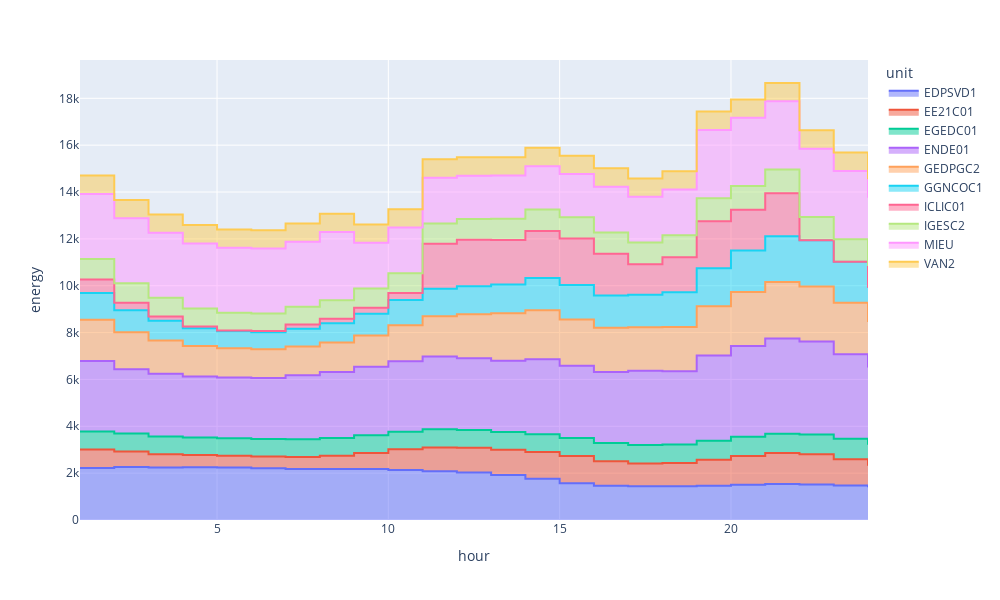

Notebook code cell kept with this figure:
### Code cell
fig = px.area(df_result, x='hour', y='energy', color='unit', line_shape='hv', width=1000, height=600)
fig.update_layout(hovermode='x unified')

### Figure 1 — Plotly figure (JSON) as saved in the notebook; plotly's stock layout.template omitted (floating-point values rounded to 4 significant figures)
{"data": [{"fillpattern": {"shape": ""}, "hovertemplate": "unit=EDPSVD1<br>hour=%{x}<br>energy=%{y}<extra></extra>", "legendgroup": "EDPSVD1", "line": {"color": "#636efa", "shape": "hv"}, "marker": {"symbol": "circle"}, "mode": "lines", "name": "EDPSVD1", "orientation": "v", "showlegend": true, "stackgroup": "1", "type": "scatter", "x": [1, 2, 3, 4, 5, 6, 7, 8, 9, 10, 11, 12, 13, 14, 15, 16, 17, 18, 19, 20, 21, 22, 23, 24], "xaxis": "x", "y": [2222.0, 2267.0, 2237.0, 2249.0, 2239, 2207.0, 2174.0, 2179.0, 2175.0, 2135.0, 2084.0, 2030.0, 1925.0, 1761.0, 1572.0, 1462.0, 1438.0, 1441.0, 1458.0, 1500.0, 1536.0, 1515, 1474.0, 1396.0], "yaxis": "y"}, {"fillpattern": {"shape": ""}, "hovertemplate": "unit=EE21C01<br>hour=%{x}<br>energy=%{y}<extra></extra>", "legendgroup": "EE21C01", "line": {"color": "#EF553B", "shape": "hv"}, "marker": {"symbol": "circle"}, "mode": "lines", "name": "EE21C01", "orientation": "v", "showlegend": true, "stackgroup": "1", "type": "scatter", "x": [1, 2, 3, 4, 5, 6, 7, 8, 9, 10, 11, 12, 13, 14, 15, 16, 17, 18, 19, 20, 21, 22, 23, 24], "xaxis": "x", "y": [790, 661.8, 575.2, 527.4, 504.7, 499.3, 518.9, 563, 684, 882.1, 1014, 1053.0, 1070.0, 1142, 1161.0, 1047.0, 973.5, 989.1, 1116.0, 1236, 1325.0, 1294.0, 1120.0, 923.7], "yaxis": "y"}, {"fillpattern": {"shape": ""}, "hovertemplate": "unit=EGEDC01<br>hour=%{x}<br>energy=%{y}<extra></extra>", "legendgroup": "EGEDC01", "line": {"color": "#00cc96", "shape": "hv"}, "marker": {"symbol": "circle"}, "mode": "lines", "name": "EGEDC01", "orientation": "v", "showlegend": true, "stackgroup": "1", "type": "scatter", "x": [1, 2, 3, 4, 5, 6, 7, 8, 9, 10, 11, 12, 13, 14, 15, 16, 17, 18, 19, 20, 21, 22, 23, 24], "xaxis": "x", "y": [763.7, 759.1, 751.7, 747.6, 749.3, 749.9, 753.8, 760.8, 763.4, 751.7, 771.1, 763, 758.5, 761.5, 767.1, 778.9, 790.3, 791.6, 803.8, 813.6, 815.9, 837.4, 868.6, 892.4], "yaxis": "y"}, {"fillpattern": {"shape": ""}, "hovertemplate": "unit=ENDE01<br>hour=%{x}<br>energy=%{y}<extra></extra>", "legendgroup": "ENDE01", "line": {"color": "#ab63fa", "shape": "hv"}, "marker": {"symbol": "circle"}, "mode": "lines", "name": "ENDE01", "orientation": "v", "showlegend": true, "stackgroup": "1", "type": "scatter", "x": [1, 2, 3, 4, 5, 6, 7, 8, 9, 10, 11, 12, 13, 14, 15, 16, 17, 18, 19, 20, 21, 22, 23, 24], "xaxis": "x", "y": [3010.0, 2747.0, 2677.0, 2598.0, 2590.0, 2604.0, 2737, 2819.0, 2923.0, 3009.0, 3105.0, 3058.0, 3046.0, 3193.0, 3083.0, 3025, 3168.0, 3127, 3647.0, 3881.0, 4075.0, 3976.0, 3615.0, 3293.0], "yaxis": "y"}, {"fillpattern": {"shape": ""}, "hovertemplate": "unit=GEDPGC2<br>hour=%{x}<br>energy=%{y}<extra></extra>", "legendgroup": "GEDPGC2", "line": {"color": "#FFA15A", "shape": "hv"}, "marker": {"symbol": "circle"}, "mode": "lines", "name": "GEDPGC2", "orientation": "v", "showlegend": true, "stackgroup": "1", "type": "scatter", "x": [1, 2, 3, 4, 5, 6, 7, 8, 9, 10, 11, 12, 13, 14, 15, 16, 17, 18, 19, 20, 21, 22, 23, 24], "xaxis": "x", "y": [1761.0, 1576.0, 1426.0, 1309.0, 1252.0, 1228.0, 1222.0, 1258.0, 1326.0, 1533, 1725.0, 1883, 2021.0, 2101.0, 1980.0, 1898.0, 1862.0, 1885.0, 2098, 2301.0, 2413.0, 2344.0, 2193.0, 1946], "yaxis": "y"}, {"fillpattern": {"shape": ""}, "hovertemplate": "unit=GGNCOC1<br>hour=%{x}<br>energy=%{y}<extra></extra>", "legendgroup": "GGNCOC1", "line": {"color": "#19d3f3", "shape": "hv"}, "marker": {"symbol": "circle"}, "mode": "lines", "name": "GGNCOC1", "orientation": "v", "showlegend": true, "stackgroup": "1", "type": "scatter", "x": [1, 2, 3, 4, 5, 6, 7, 8, 9, 10, 11, 12, 13, 14, 15, 16, 17, 18, 19, 20, 21, 22, 23, 24], "xaxis": "x", "y": [1142, 943.6, 841.6, 757.1, 721.7, 723.2, 763.2, 815.4, 935.5, 1080.0, 1170.0, 1189.0, 1228.0, 1374.0, 1467.0, 1372.0, 1386.0, 1484.0, 1620.0, 1776.0, 1949.0, 1971.0, 1747.0, 1463.0], "yaxis": "y"}, {"fillpattern": {"shape": ""}, "hovertemplate": "unit=ICLIC01<br>hour=%{x}<br>energy=%{y}<extra></extra>", "legendgroup": "ICLIC01", "line": {"color": "#FF6692", "shape": "hv"}, "marker": {"symbol": "circle"}, "mode": "lines", "name": "ICLIC01", "orientation": "v", "showlegend": true, "stackgroup": "1", "type": "scatter", "x": [1, 2, 3, 4, 5, 6, 7, 8, 9, 10, 11, 12, 13, 14, 15, 16, 17, 18, 19, 20, 21], "xaxis": "x", "y": [579.3, 320.6, 177.2, 76.3, 35.8, 53.6, 174.8, 192.1, 257.1, 300.3, 1922.0, 1984, 1908, 2008.0, 1982.0, 1780.0, 1304.0, 1500.0, 2013.0, 1734.0, 1831.0], "yaxis": "y"}, {"fillpattern": {"shape": ""}, "hovertemplate": "unit=IGESC2<br>hour=%{x}<br>energy=%{y}<extra></extra>", "legendgroup": "IGESC2", "line": {"color": "#B6E880", "shape": "hv"}, "marker": {"symbol": "circle"}, "mode": "lines", "name": "IGESC2", "orientation": "v", "showlegend": true, "stackgroup": "1", "type": "scatter", "x": [1, 2, 3, 4, 5, 6, 7, 8, 9, 10, 11, 12, 13, 14, 15, 16, 17, 18, 19, 20, 21, 22, 23, 24], "xaxis": "x", "y": [874.3, 830.8, 798.4, 765.9, 754.1, 750.2, 757.1, 793.4, 816.7, 840.5, 869.4, 888.9, 899.5, 912.2, 908.5, 913.8, 926.3, 940.2, 981.6, 1012, 1013.0, 997.2, 967.9, 931.2], "yaxis": "y"}, {"fillpattern": {"shape": ""}, "hovertemplate": "unit=MIEU<br>hour=%{x}<br>energy=%{y}<extra></extra>", "legendgroup": "MIEU", "line": {"color": "#FF97FF", "shape": "hv"}, "marker": {"symbol": "circle"}, "mode": "lines", "name": "MIEU", "orientation": "v", "showlegend": true, "stackgroup": "1", "type": "scatter", "x": [1, 2, 3, 4, 5, 6, 7, 8, 9, 10, 11, 12, 13, 14, 15, 16, 17, 18, 19, 20, 21, 22, 23, 24], "xaxis": "x", "y": [2775, 2775, 2775, 2775, 2775, 2775, 2775, 2914, 1950, 1950, 1950, 1850, 1850, 1850, 1850, 1950, 1950, 1950, 2914, 2914, 2914, 2914, 2914, 2914], "yaxis": "y"}, {"fillpattern": {"shape": ""}, "hovertemplate": "unit=VAN2<br>hour=%{x}<br>energy=%{y}<extra></extra>", "legendgroup": "VAN2", "line": {"color": "#FECB52", "shape": "hv"}, "marker": {"symbol": "circle"}, "mode": "lines", "name": "VAN2", "orientation": "v", "showlegend": true, "stackgroup": "1", "type": "scatter", "x": [1, 2, 3, 4, 5, 6, 7, 8, 9, 10, 11, 12, 13, 14, 15, 16, 17, 18, 19, 20, 21, 22, 23, 24], "xaxis": "x", "y": [783, 783, 783, 783, 783, 783, 783, 783, 783, 783, 783, 783, 783, 783, 783, 783, 783, 783, 783, 783, 783, 783, 783, 783], "yaxis": "y"}], "layout": {"height": 600, "hovermode": "x unified", "legend": {"title": {"text": "unit"}, "tracegroupgap": 0}, "margin": {"t": 60}, "width": 1000, "xaxis": {"anchor": "y", "domain": [0, 1], "title": {"text": "hour"}}, "yaxis": {"anchor": "x", "domain": [0, 1], "title": {"text": "energy"}}}}
